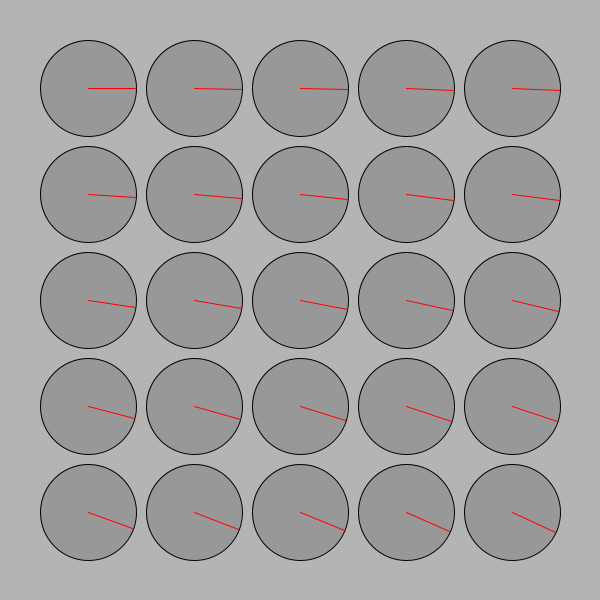
Frame 1 (no input)
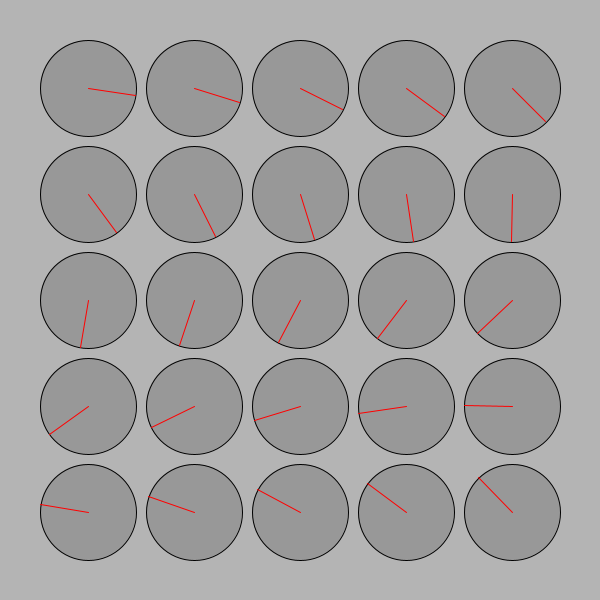
Frame 60 (the mouse pressed at the canvas centre just before this capture)
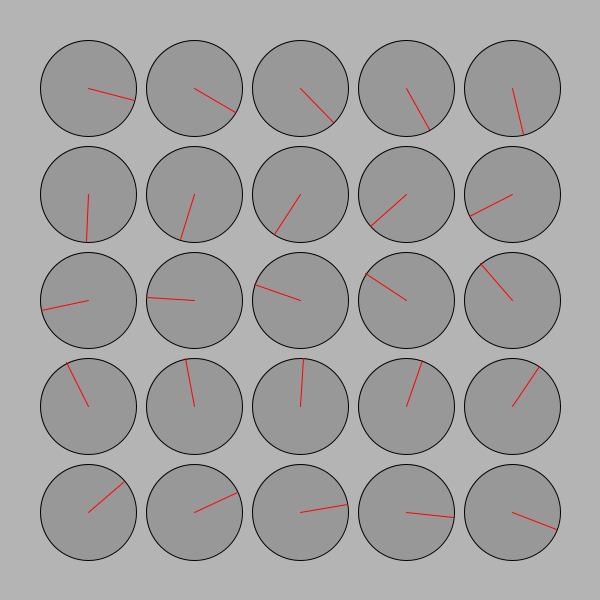
Frame 120 (the mouse held since frame 60 and released just before this capture)

The Processing sketch that drew these frames (run headless with seeded random() and noise(); from frame 60 on, the mouse is pressed at the canvas centre):

// Processing sketch: w2_04
// ── w2_04.pde
/*
 * Creative Coding
 * Week 2, 04 - The Clocks!
 * by Indae Hwang and Jon McCormack
 * Copyright (c) 2014 Monash University
 *
 * This program draws a grid of circular "clocks", whose hands move according to the elasped time.
 * The higher the clock number the faster it moves, the first clock takes 1 min to go all the way around.
 * The function "movingCircle" is used to draw each clock. It is passed the position, size and hand angle
 * as arguments.
 *
 * Updated version: this updated version correctly sets margin and gutter distances
 * 
 */

void setup() {
  size(600, 600);
  background(180);
  rectMode(CENTER);
  ellipseMode(CENTER);
  noStroke();
}


void draw() {
  background(180);
  noStroke();

  int num = 5;  // the number of rows and columns
  int margin = 40; // margin between the edges of the screen and the circles

  float gutter = 10; //distance between each cell
  float cellsize = ( width - (2 * margin) - gutter * (num - 1) ) / num; // size of each circle

  int circleNumber = 0; // counter

  for (int i=0; i<num; i++) { // column in y
    for (int j=0; j<num; j++) { // row in x
      ++circleNumber;

      float tx = margin + cellsize/2  + (cellsize + gutter) * j;
      float ty = margin + cellsize/2  + (cellsize + gutter) * i;

      movingCircle(tx, ty, cellsize, circleNumber * TWO_PI * millis() / 60000.0);
    }
  }
}//end of draw 


void movingCircle(float x, float y, float size, float angle) {

  // calculate endpoint of the line
  float tempX = x + (size / 2) * cos(angle);
  float tempY = y + (size / 2) * sin(angle);

  stroke(0);
  strokeWeight(1);
  fill(140, 180);
  ellipse(x, y, size, size); // circle

  stroke(255, 0, 0);
  line(x, y, tempX, tempY); // red line
}
